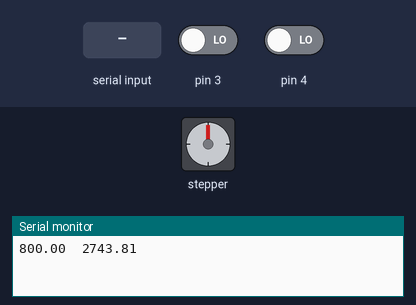
This sketch was run on a simulated Arduino Uno, built with avr-gcc and run on an emulated ATmega328P. On the bench: stepper motor, the last lines printed to the serial monitor. Wiring (inferred from the names in the program): stepper motor driver (200 steps per turn assumed): step pin 12; direction pin 11; enable pin 10. The test bench sets the inputs (shaded band); at power-on: pin 3 LOW, pin 4 LOW.

Above: at 0.15 s.
At 1.25 s:
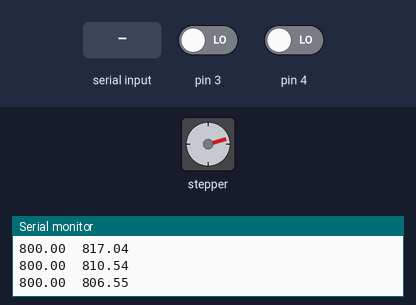
1.3 s: "90,45\n" received over Serial
At 2.1 s:
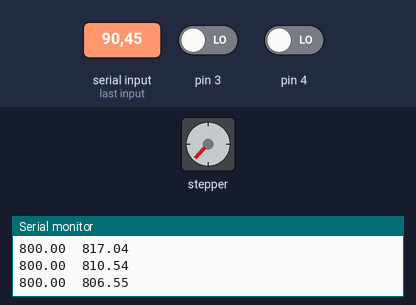
Timing chart, 0 to 16.3 s (numbered marks = the images above; inputs shaded):
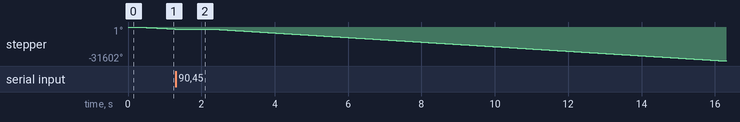

The sketch:

power-feed.ino
```cpp
#define PIN_X_ENABLE 10
#define PIN_X_DIR 11
#define PIN_X_PULSE 12

#define ENCODER_A_BUTTON 2
#define ENCODER_A_DT 3
#define ENCODER_A_CLK 4

#define PULSE_LENGTH_US 10.0 // microseconds
#define MIN_CYCLE_LENGTH_US 800.0 // microseconds
#define SLOW_CYCLE_LENGTH_US 4000.0 // microseconds
#define ACCELERATION_CYCLE_LENGTH_US 250.0 // microseconds

typedef void (*CallbackFunction)();

class FeedEncoder {
  public:
    int dtPin;
    int clkPin;
    int value = 0;

    int clk = 0;
    int dt = 0;

    int increased = false;
    int decreased = false;
    FeedEncoder(int dtPin, int clkPin) {
      this->dtPin = dtPin;
      this->clkPin = clkPin;
    }
    void setup() {
      pinMode(this->dtPin, INPUT);
      pinMode(this->clkPin, INPUT);
    }
    void loop() {
      this->increased = false;
      this->decreased = false;
      int dt = digitalRead(this->dtPin);
      int clk = digitalRead(this->clkPin);
      if (this->clk != clk) {
        if (clk == dt) {
          this->value--;
          this->decreased = true;
        } else {
          this->value++;
          this->increased = true;
        }
        this->clk = clk;
        this->dt = dt;
      }
    }
    void debug() {
    }
};

class FeedStepper {
  public:
    int enablePin;
    int dirPin;
    int pulsePin;
    bool invertDir = false;

    bool enabled = false;
    bool running = false;
    unsigned long lastPulse = 0;
    float targetDelay = MIN_CYCLE_LENGTH_US;
    float currentDelay = SLOW_CYCLE_LENGTH_US;
    unsigned long lastAcceleration = 0;

    FeedStepper(int enablePin, int dirPin, int pulsePin, bool invertDir = false) {
      this->enablePin = enablePin;
      this->dirPin = dirPin;
      this->pulsePin = pulsePin;
      this->invertDir = invertDir;
    }
    void setup() {
      pinMode(this->enablePin, OUTPUT);
      pinMode(this->dirPin, OUTPUT);
      pinMode(this->pulsePin, OUTPUT);
    }
    void enable() {
      this->enabled = true;
    }
    void disable() {
      this->enabled = false;
    }
    void run() {
      this->running = true;
    }
    void stop() {
      this->running = false;
      this->currentDelay = SLOW_CYCLE_LENGTH_US;
      this->targetDelay = SLOW_CYCLE_LENGTH_US;
    }
    void spin(float target) {
      this->targetDelay = target;
    }
    void loop() {
      accelerate();
      pulse();
    }
    void accelerate() {
      if (micros() - this->lastAcceleration >= ACCELERATION_CYCLE_LENGTH_US) {
        this->lastAcceleration = micros();
        float currentSign = this->currentDelay > 0 ? 1.0 : -1.0;
        float targetSign = this->targetDelay > 0 ? 1.0 : -1.0;

        float activeTarget = this->targetDelay;

        if (currentSign != targetSign) {
          if (abs(this->targetDelay) >= SLOW_CYCLE_LENGTH_US) {
            this->currentDelay = this->targetDelay;
          } else {
            activeTarget = currentSign * SLOW_CYCLE_LENGTH_US;
          }
        }

        this->currentDelay += (activeTarget - this->currentDelay) / 500.0;

        this->currentDelay = currentSign * max(abs(this->currentDelay), MIN_CYCLE_LENGTH_US);

        if (abs(this->currentDelay) >= abs(activeTarget) - 100) {
          this->currentDelay = targetSign * abs(this->currentDelay);
        }
      }
    }
    void pulse() {
      if (this->enabled) {
        if (this->running) {
          digitalWrite(this->enablePin, LOW);
          writeDirection();
          if (micros() - this->lastPulse >= round(abs(currentDelay))) {
            this->lastPulse = micros();
            digitalWrite(this->pulsePin, HIGH);
            delayMicroseconds(PULSE_LENGTH_US);
            digitalWrite(this->pulsePin, LOW);
          }
        }

      } else {
        digitalWrite(this->enablePin, HIGH);
      }
    }
    void writeDirection() {
      if (this->currentDelay >= 0) {
        digitalWrite(this->dirPin, this->invertDir ? HIGH : LOW);
      } else {
        digitalWrite(this->dirPin, this->invertDir ? LOW : HIGH);
      }
    }
};

FeedStepper stepperX = FeedStepper(PIN_X_ENABLE, PIN_X_DIR, PIN_X_PULSE);
FeedEncoder encoderA = FeedEncoder(ENCODER_A_DT, ENCODER_A_CLK);

void setup() {
  Serial.begin(115200);
  stepperX.setup();
  stepperX.enable();
  stepperX.run();

  encoderA.setup();
}

void loop() {
  debug();
  stepperX.loop();
  encoderA.loop();

  int sig = encoderA.value >= 0 ? 1.0 : -1.0;
  stepperX.targetDelay = sig * (MIN_CYCLE_LENGTH_US + pow(abs(encoderA.value) / 20.0, 2) * 50.0);

  if (Serial.available() != 0) {
    float targetDelay = Serial.parseFloat();
    if (abs(targetDelay) > MIN_CYCLE_LENGTH_US) {
      Serial.println(targetDelay);
      stepperX.spin(targetDelay);
    }
  }
}

unsigned long count = 0;
unsigned long lastDebug = 0;
unsigned long debugIntervalUs = 100000; // 100ms

void debug() {
  if (micros() - lastDebug >= debugIntervalUs) {
    lastDebug = micros();
    //    count++;
    //    if (count % 50 == 0) {
    //      float sig = (random(0, 2) == 0 ? -1 : 1);
    //      stepperX.targetDelay = 1 * random(3500, SLOW_CYCLE_LENGTH_US);
    //    }
    //    Serial.print(stepperX.targetDelay);
    //    Serial.print("\t");
    Serial.print(stepperX.targetDelay);
    Serial.print("\t");
    Serial.println(stepperX.currentDelay);
    encoderA.debug();
  }
}
```
